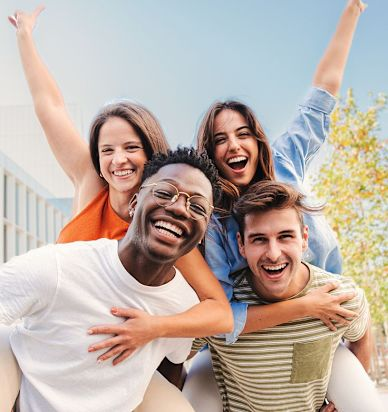
#> input picture Experiment 38 - Face Counting Using OpenCV/Input.jpg, 388 x 412 px
$ python face_count.py
#> lines starting #> are read from the running program, lines starting #| are printed output that depends on the picture; after the words box and inside, x2 and y2 are one past the last pixel; in counts of white or black regions, pixels touching at a corner belong together

import cv2
import matplotlib.pyplot as plt
from google.colab import files

# Upload input image
uploaded = files.upload()
#> the answer given: Input.jpg
filename = next(iter(uploaded))

# Read image
img = cv2.imread(filename)
#> img is the input picture: shape (412, 388, 3); mean B, G, R 167.5, 176.3, 190

if img is None:
    raise ValueError("Image could not be loaded.")

# Function to count faces
def count_faces(image):

    # Convert image to grayscale
    gray = cv2.cvtColor(image, cv2.COLOR_BGR2GRAY)
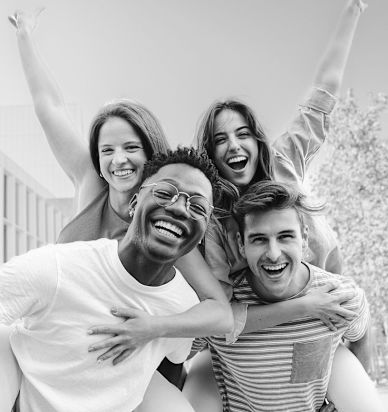
#> gray: shape (412, 388); min 0, max 255, mean 179.4

    # Load Haar Cascade face detector
    face_cascade = cv2.CascadeClassifier(
        cv2.data.haarcascades +
        "haarcascade_frontalface_default.xml"
    )

    # Detect faces
    faces = face_cascade.detectMultiScale(
        gray,
        scaleFactor=1.1,
        minNeighbors=5,
        minSize=(30, 30)
    )
#> faces = [[206, 114, 56, 56], [92, 126, 60, 60], [234, 209, 77, 77]]

    # Draw rectangles around detected faces
    for (x, y, w, h) in faces:
        cv2.rectangle(
            image, (x, y), (x + w, y + h),
            (0, 255, 0), 2
        )
#> this loop made 3 passes
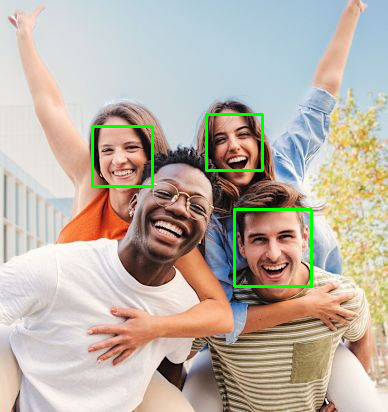
#> image: shape (412, 388, 3); 1.44% of pixels changed, all inside (x1, y1, x2, y2) = (91, 113, 313, 288)

    # Count total faces
    total_faces = len(faces)
#> total_faces = 3

    # Display face count
    cv2.putText(
        image,
        "Number of Faces: " + str(total_faces),
        (20, 40),
        cv2.FONT_HERSHEY_SIMPLEX,
        1,
        (0, 0, 255),
        2
    )
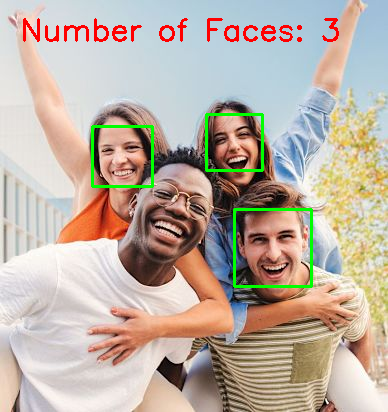
#> image: shape (412, 388, 3); 1.22% of pixels changed, all inside (x1, y1, x2, y2) = (23, 18, 339, 42)

    return image, total_faces

# Call the function
output, total = count_faces(img.copy())
#> total = 3

print("Total number of faces detected:", total)
#| Total number of faces detected: 3

# Display output
plt.figure(figsize=(10, 6))
plt.imshow(cv2.cvtColor(output, cv2.COLOR_BGR2RGB))
plt.title("Face Detection and Counting")
plt.axis("off")
plt.show()

# Save output image
cv2.imwrite("face_count_output.png", output)

# Download output
#> (the run stopped early here; a loop or call above may not have finished)
